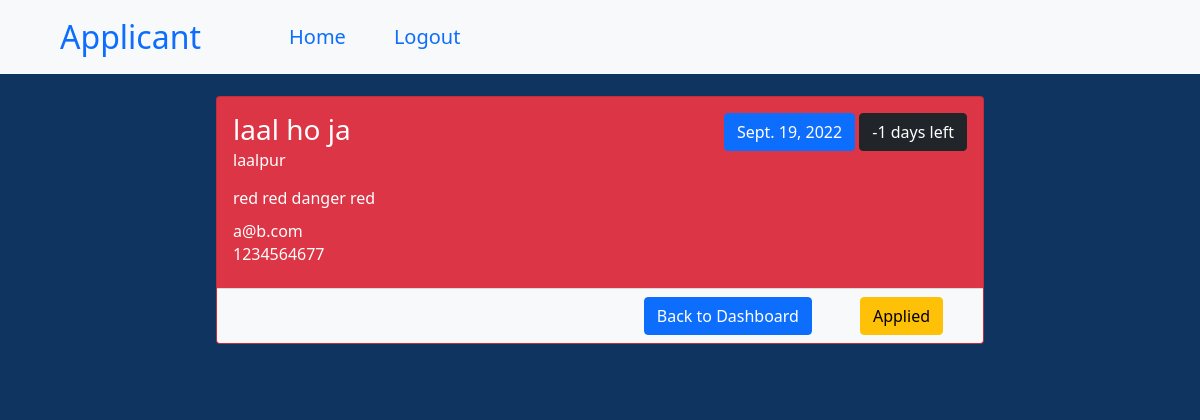
The app's page /checkoutjob/16/17 (signed in) with its own data.
### board/models.py (models this page shows)
class Job(models.Model):
    title = models.CharField(max_length=250)
    description = models.TextField(max_length=500)
    location = models.CharField(max_length=250)
    deadline = models.DateField()
    mobile = models.CharField(max_length=10)
    email = models.EmailField()
    is_archieved = models.BooleanField(default=False)
    people = models.ManyToManyField(get_user_model())
    order = models.IntegerField(default=0, blank=True)
    @property
    def days_left(self):
        return self.deadline - date.today()
    @property
    def bg_class(self):
        if self.days_left > timedelta(days=21):
            return "success"
        elif self.days_left < timedelta(days=3):
            return "danger"
        elif self.days_left < timedelta(days=14):
            return "warning"
        else:
            return "secondary"

### board/views.py (the view)
# urls.py: path('checkoutjob/<int:id>/<int:jobid>', views.checkout_job, name='checkout_job'),
def checkout_job(req, id, jobid):
    if id==1:
        user_group = Group.objects.get(name = 'Terraformers')
        category = 'Terraformer'
    else:
        user_group = Group.objects.get(name = 'Applicants')
        category = 'Applicant'
    user_group = Group.objects.get(name = 'Applicants')
    if req.user.is_authenticated and user_group == req.user.groups.all()[0]:
        job = Job.objects.get(pk=jobid)
        if job.people.filter(id=req.user.id):
            is_applied = True
        else:
            is_applied = False
        return render(req, 'checkout.html', {'category': category, 'group': id, 'job': job, 'is_applied': is_applied})
    else:
        messages.warning(req, "You are can view it in the candidates section.")
        return HttpResponseRedirect('/')

### board/templatetags/jobextra.py (called while the page is built)
@register.filter
def convert_markdown(value):
    return markdown.markdown(value)

### board/templates/checkout.html (shortened to what this page needs)
{% extends 'base.html' %}
{% load static %}
{% load jobextra %}
{% block content %}
<div>
  <nav class="fixed-top navbar navbar-expand-lg bg-light px-5 py-2">
    <div class="container-fluid">
      <a class="navbar-brand fs-2" href="{% url 'home' %}">{{category}}</a>
      <div class="collapse navbar-collapse mx-5 fs-5" id="navbarNavAltMarkup">
        <div class="navbar-nav">
          <a class="mx-3 nav-link" aria-current="page" href="{%url 'home' %}">Home</a>
          <a class="mx-3 nav-link" href="{%url 'logout' %}">Logout</a>
        </div>
      </div>
    </div>
  </nav>
  <div class = "mt-5">
  <div class = "my-5">
    <div class="card my-4 bg-{{job.bg_class}} text-white" style="width: 48rem;">
        <div class="card-body">
            <div class="d-flex justify-content-between">
                <div><h3 class="card-title">{{job.title}}</h3></div>
                <div>
                  <button type="button" class="btn btn-primary">{{job.deadline}}</button>
                  <button type="button" class="btn btn-dark">{{job.days_left.days}} days left</button>
                </div>
            </div>
              <h6 class="card-subtitle mb-2">{{job.location}}</h6>
              <p class="card-text">{{job.description|convert_markdown|safe}}</p>
              <h6 class="card-subtitle mb-2">{{job.email}}</h6>
              <h6 class="card-subtitle mb-2">{{job.mobile}}</h6>
        </div>
        <div class="card-footer d-flex justify-content-end bg-light">
            <div><a class="btn btn-primary mx-4" aria-current="page" href="{%url 'dashboard' group %}"> Back to Dashboard</a></div>
            {% if is_applied %}
              <a href="{% url 'apply_job' group job.id %}" class="btn btn-warning mx-4">Applied</a>
            {% else %}
              <a href="{% url 'apply_job' group job.id %}" class="btn btn-success mx-4">Apply</a>
            {% endif %}
      </div>
    </div>
  </div>
  </div>
</div>
{% endblock content %}

### board/static/css/core.css (style rules this page uses)
.main_bg { background: #0F3460; display: flex; justify-content: center; align-items: center; }

### records on screen
Job: title "laal ho ja", deadline "Sept. 19, 2022", days_left.days "-1", location "laalpur", description|convert_markdown "red red danger red", email "a@b.com", mobile "1234564677"

### other values on screen
{{ category }} "Applicant"
